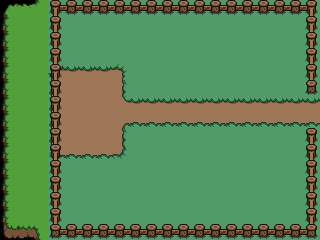

A 2D game scene composited from a Tiled map and its tileset images. What follows is a short description and the map's XML, with every tile layer's data as written:
An orthogonal 20x15 tile map with 16x16 px tiles, 3 tile layers (Desen Katmanı 1, Desen Katmanı 2, Desen Katmanı 3).

<map version="1.10" tiledversion="1.12.1" orientation="orthogonal" renderorder="right-down" width="20" height="15" tilewidth="16" tileheight="16" infinite="0" nextlayerid="4" nextobjectid="1">
 <tileset firstgid="1" source="plains.tsx" />
 <layer id="1" name="Desen Katmanı 1" width="20" height="15">
  <data encoding="csv">
26,27,27,0,0,0,0,0,0,0,0,0,0,0,0,0,0,0,0,0,
32,33,33,0,0,0,0,0,0,0,0,0,0,0,0,0,0,0,0,0,
32,33,33,0,0,0,0,0,0,0,0,0,0,0,0,0,0,0,0,0,
32,33,33,0,0,0,0,0,0,0,0,0,0,0,0,0,0,0,0,0,
32,33,33,0,0,0,0,0,0,0,0,0,0,0,0,0,0,0,0,0,
32,33,33,0,0,0,0,0,0,0,0,0,0,0,0,0,0,0,0,0,
32,33,33,0,0,0,0,0,0,0,0,0,0,0,0,0,0,0,0,0,
32,33,33,0,0,0,0,0,0,0,0,0,0,0,0,0,0,0,0,0,
32,33,33,0,0,0,0,0,0,0,0,0,0,0,0,0,0,0,0,0,
32,33,33,0,0,0,0,0,0,0,0,0,0,0,0,0,0,0,0,0,
32,33,33,0,0,0,0,0,0,0,0,0,0,0,0,0,0,0,0,0,
32,33,33,0,0,0,0,0,0,0,0,0,0,0,0,0,0,0,0,0,
32,33,33,0,0,0,0,0,0,0,0,0,0,0,0,0,0,0,0,0,
32,33,33,0,0,0,0,0,0,0,0,0,0,0,0,0,0,0,0,0,
38,39,39,0,0,0,0,0,0,0,0,0,0,0,0,0,0,0,0,0
</data>
 </layer>
 <layer id="2" name="Desen Katmanı 2" width="20" height="15">
  <data encoding="csv">
0,0,0,49,49,49,49,49,49,49,49,49,49,49,49,49,49,49,49,49,
0,0,0,49,49,49,49,49,49,49,49,49,49,49,49,49,49,49,49,49,
0,0,0,49,49,49,49,49,49,49,49,49,49,49,49,49,49,49,49,49,
0,0,0,49,49,49,49,49,49,49,49,49,49,49,49,49,49,49,49,49,
0,0,33,2,3,3,3,4,49,49,49,49,49,49,49,49,49,49,49,49,
0,0,0,8,9,9,9,10,49,49,49,49,49,49,49,49,49,49,49,49,
0,0,0,8,9,9,9,11,3,3,3,3,3,3,3,3,3,3,3,3,
0,0,0,8,9,9,9,5,15,15,15,15,15,15,15,15,15,15,15,15,
0,0,0,8,9,9,9,10,49,49,49,49,49,49,49,49,49,49,49,49,
0,0,0,14,15,15,15,16,49,49,49,49,49,49,49,49,49,49,49,49,
0,0,0,49,49,49,49,49,49,49,49,49,49,49,49,49,49,49,49,49,
0,0,0,49,49,49,49,49,49,49,49,49,49,49,49,49,49,49,49,49,
0,0,0,49,49,49,49,49,49,49,49,49,49,49,49,49,49,49,49,49,
0,0,0,49,49,49,49,49,49,49,49,49,49,49,49,49,49,49,49,49,
0,0,0,49,49,49,49,49,49,49,49,49,49,49,49,49,49,49,49,49
</data>
 </layer>
 <layer id="3" name="Desen Katmanı 3" width="20" height="15">
  <data encoding="csv">
0,0,36,51,70,70,70,70,70,70,70,70,70,70,70,70,70,70,70,53,
0,0,0,56,0,0,0,0,0,0,0,0,0,0,0,0,0,0,0,56,
0,0,0,56,0,0,0,0,0,0,0,0,0,0,0,0,0,0,0,56,
0,0,0,56,0,0,0,0,0,0,0,0,0,0,0,0,0,0,0,56,
0,0,0,56,0,0,0,0,0,0,0,0,0,0,0,0,0,0,0,56,
0,0,0,56,0,0,0,0,0,0,0,0,0,0,0,0,0,0,0,68,
0,0,0,56,0,0,0,0,0,0,0,0,0,0,0,0,0,0,0,0,
0,0,0,56,0,0,0,0,0,0,0,0,0,0,0,0,0,0,0,0,
0,0,0,56,0,0,0,0,0,0,0,0,0,0,0,0,0,0,0,56,
0,0,0,56,0,0,0,0,0,0,0,0,0,0,0,0,0,0,0,56,
0,0,0,56,0,0,0,0,0,0,0,0,0,0,0,0,0,0,0,56,
0,0,0,56,0,0,0,0,0,0,0,0,0,0,0,0,0,0,0,56,
0,0,0,56,0,0,0,0,0,0,0,0,0,0,0,0,0,0,0,56,
0,0,0,56,0,0,0,0,0,0,0,0,0,0,0,0,0,0,0,56,
0,0,30,69,70,70,70,70,70,70,70,70,70,70,70,70,70,70,70,65
</data>
 </layer>
</map>
